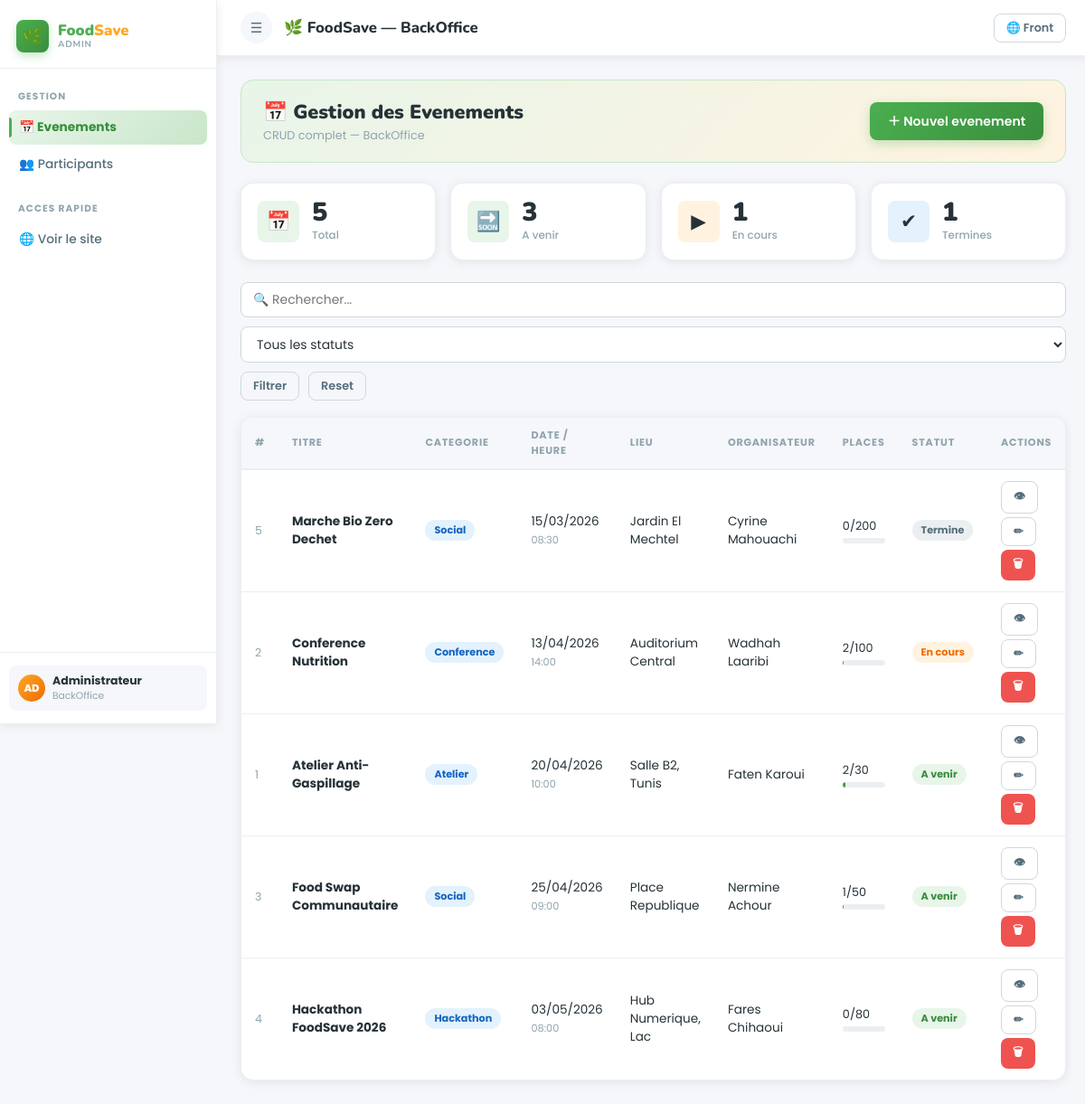
The app's page /app/views/back/evenements.php with its own data.
### tables this page shows
CREATE TABLE evenements (
    id           INT AUTO_INCREMENT PRIMARY KEY,
    titre        VARCHAR(150) NOT NULL,
    categorie    VARCHAR(80)  NOT NULL,
    statut       ENUM('upcoming','ongoing','past') NOT NULL DEFAULT 'upcoming',
    date_event   DATE         NOT NULL,
    heure        TIME         NOT NULL,
    lieu         VARCHAR(200) NOT NULL,
    organisateur VARCHAR(100) NOT NULL,
    capacite     INT          NOT NULL DEFAULT 50,
    description  TEXT,
    created_at   DATETIME     DEFAULT CURRENT_TIMESTAMP
);

### config/database.php (called while the page is built, shortened)
<?php
class Database {
    private static $instance = null;
    public static function getConnection() {
        if (self::$instance === null) {
            $dsn = 'mysql:host='.DB_HOST.';dbname='.DB_NAME.';charset='.DB_CHARSET;
            try {
                self::$instance = new PDO($dsn, DB_USER, DB_PASS, [
                    PDO::ATTR_ERRMODE            => PDO::ERRMODE_EXCEPTION,
                    PDO::ATTR_DEFAULT_FETCH_MODE => PDO::FETCH_ASSOC,
                    PDO::ATTR_EMULATE_PREPARES   => false,
                ]);
            } catch (PDOException $e) {
                die('<div style="padding:30px;font-family:sans-serif;background:#ffebee;color:#c62828;border-left:5px solid #ef5350;border-radius:8px;margin:20px">
                    <strong>Erreur PDO :</strong> '.htmlspecialchars($e->getMessage()).'<br>
                    <small>Verifiez config/database.php</small></div>');
            }
        }
        return self::$instance;
    }
}

### app/models/EvenementModel.php (called while the page is built, shortened)
<?php
require_once __DIR__ . '/../../config/database.php';
class EvenementModel {
    private $db;
    public function __construct() {
        $this->db = Database::getConnection();
    }
    public function findAll() {
        $stmt = $this->db->query("SELECT * FROM evenements ORDER BY date_event ASC");
        return $stmt->fetchAll();
    }
    public function getStats() {
        $row = $this->db->query(
            "SELECT COUNT(*) AS total,
             SUM(statut='upcoming') AS upcoming,
             SUM(statut='ongoing')  AS ongoing,
             SUM(statut='past')     AS past,
             COALESCE(SUM(capacite),0) AS total_cap
             FROM evenements"
        )->fetch();
        return [
            'total'    => (int)$row['total'],
            'upcoming' => (int)$row['upcoming'],
            'ongoing'  => (int)$row['ongoing'],
            'past'     => (int)$row['past'],
            'total_cap'=> (int)$row['total_cap'],
        ];
    }
}

### app/views/back/evenements.php (the view, shortened to what this page needs)
<?php
require_once __DIR__ . '/../../../config/database.php';
require_once __DIR__ . '/../../models/EvenementModel.php';
$model  = new EvenementModel();
$search = trim($_GET['search'] ?? '');
$statut = $_GET['statut'] ?? '';
if ($search !== '') {
    $rows = $model->search($search);
} elseif ($statut !== '') {
    $rows = $model->findByStatut($statut);
} else {
    $rows = $model->findAll();
}
$stats      = $model->getStats();
$slabels    = ['upcoming'=>'A venir','ongoing'=>'En cours','past'=>'Termine'];
$sbadge     = ['upcoming'=>'b-green','ongoing'=>'b-orange','past'=>'b-gray'];
$currentUrl = basename($_SERVER['PHP_SELF']);
?>
<!DOCTYPE html>
<html lang="fr">
<head>
<link rel="stylesheet" href="../../../public/css/style.css">
</head>
<body class="back-wrap">
<aside class="sidebar" id="sb">
  <div class="sb-brand">
    <div class="sb-icon">🌿</div>
    <div class="sb-name"><span>Food</span><em>Save</em><small>Admin</small></div>
  </div>
  <nav class="sb-nav">
    <div class="nav-lbl">Gestion</div>
    <a href="evenements.php" class="nav-a <?= $currentUrl==='evenements.php'?'active':'' ?>">📅 Evenements</a>
    <a href="participants.php" class="nav-a <?= $currentUrl==='participants.php'?'active':'' ?>">👥 Participants</a>
    <div class="nav-lbl" style="margin-top:10px">Acces rapide</div>
    <a href="../front/accueil.php" class="nav-a">🌐 Voir le site</a>
  </nav>
  <div class="sb-footer">
    <div class="user-card">
      <div class="u-av">AD</div>
      <div><div class="u-name">Administrateur</div><div class="u-role">BackOffice</div></div>
    </div>
  </div>
</aside>
<div class="main-wrap">
  <header class="topbar">
    <button class="ic-btn" onclick="document.getElementById('sb').classList.toggle('open')">☰</button>
    <div class="tb-title">🌿 FoodSave — BackOffice</div>
    <a href="../front/accueil.php" class="btn btn-outline btn-sm">🌐 Front</a>
  </header>
  <div class="content">
    <div class="page-strip">
      <div><div class="pg-title">📅 Gestion des Evenements</div><div class="pg-sub">CRUD complet — BackOffice</div></div>
      <a href="ev_form.php" class="btn btn-primary">＋ Nouvel evenement</a>
    </div>
    <div class="stats-grid">
      <div class="stat-card"><div class="stat-icon si-green">📅</div><div><div class="stat-value"><?= $stats['total'] ?></div><div class="stat-label">Total</div></div></div>
      <div class="stat-card"><div class="stat-icon si-green">🔜</div><div><div class="stat-value"><?= $stats['upcoming'] ?></div><div class="stat-label">A venir</div></div></div>
      <div class="stat-card"><div class="stat-icon si-orange">▶</div><div><div class="stat-value"><?= $stats['ongoing'] ?></div><div class="stat-label">En cours</div></div></div>
      <div class="stat-card"><div class="stat-icon si-blue">✔</div><div><div class="stat-value"><?= $stats['past'] ?></div><div class="stat-label">Termines</div></div></div>
    </div>
    <div class="filter-bar">
      <form method="GET" style="display:flex;gap:10px;flex-wrap:wrap;flex:1">
        <input class="s-input" type="text" name="search" placeholder="🔍 Rechercher..." value="<?= htmlspecialchars($search) ?>">
        <select name="statut">
          <option value="">Tous les statuts</option>
        </select>
        <button type="submit" class="btn btn-outline btn-sm">Filtrer</button>
        <a href="evenements.php" class="btn btn-outline btn-sm">Reset</a>
      </form>
    </div>
    <div class="card">
      <div class="card-body" style="padding:0">
        <div class="table-wrap">
          <table>
            <thead>
              <tr><th>#</th><th>Titre</th><th>Categorie</th><th>Date / Heure</th><th>Lieu</th><th>Organisateur</th><th>Places</th><th>Statut</th><th>Actions</th></tr>
            </thead>
            <tbody>
            <?php if (empty($rows)): ?>
              <tr><td colspan="9"><div class="empty"><div class="empty-ic">📅</div><div class="empty-tt">Aucun evenement</div></div></td></tr>
            <?php else: ?>
              <?php foreach ($rows as $r): ?>
              <tr>
                <td style="color:var(--g500);font-size:.78rem"><?= $r['id'] ?></td>
                <td><strong><?= htmlspecialchars($r['titre']) ?></strong></td>
                <td><span class="badge b-blue"><?= htmlspecialchars($r['categorie']) ?></span></td>
                <td><?= date('d/m/Y',strtotime($r['date_event'])) ?><br><small style="color:var(--g500)"><?= substr($r['heure'],0,5) ?></small></td>
                <td><?= htmlspecialchars($r['lieu']) ?></td>
                <td><?= htmlspecialchars($r['organisateur']) ?></td>
                <td>
                  <span style="font-size:.8rem"><?= $r['nb_p'] ?>/<?= $r['capacite'] ?></span>
                  <div class="progress-bar" style="margin-top:3px">
                    <div class="progress-fill" style="width:<?= $r['capacite']>0?min(100,round($r['nb_p']/$r['capacite']*100)):0 ?>%"></div>
                  </div>
                </td>
                <td><span class="badge <?= $sbadge[$r['statut']]??'b-gray' ?>"><?= $slabels[$r['statut']]??$r['statut'] ?></span></td>
                <td>
                  <div style="display:flex;gap:4px;flex-wrap:wrap">
                    <a href="ev_show.php?id=<?= $r['id'] ?>" class="btn btn-outline btn-sm" title="Voir">👁</a>
                    <a href="ev_form.php?id=<?= $r['id'] ?>" class="btn btn-outline btn-sm" title="Modifier">✏</a>
                    <form method="POST" style="display:inline" onsubmit="return confirmDel('Supprimer cet evenement ?')">
                      <button type="submit" class="btn btn-danger btn-sm">🗑</button>
                    </form>
                  </div>
                </td>
              </tr>
              <?php endforeach; ?>
            <?php endif; ?>
            </tbody>
          </table>
        </div>
      </div>
    </div>
  </div>
</div>
</body>
</html>

### records on screen
evenements: id "5", titre "Marche Bio Zero Dechet", categorie "Social", date_event "15/03/2026", heure "08:30", lieu "Jardin El Mechtel", organisateur "Cyrine Mahouachi", nb_p "0", capacite "200", statut "Termine"
evenements: id "2", titre "Conference Nutrition", categorie "Conference", date_event "13/04/2026", heure "14:00", lieu "Auditorium Central", organisateur "Wadhah Laaribi", capacite "100", statut "En cours"
evenements: id "1", titre "Atelier Anti-Gaspillage", categorie "Atelier", date_event "20/04/2026", heure "10:00", lieu "Salle B2, Tunis", organisateur "Faten Karoui", nb_p "2", capacite "30", statut "A venir"
evenements: id "3", titre "Food Swap Communautaire", categorie "Social", date_event "25/04/2026", heure "09:00", lieu "Place Republique", organisateur "Nermine Achour", nb_p "1", capacite "50", statut "A venir"
evenements: id "4", titre "Hackathon FoodSave 2026", categorie "Hackathon", date_event "03/05/2026", heure "08:00", lieu "Hub Numerique, Lac", organisateur "Fares Chihaoui", nb_p "0", capacite "80", statut "A venir"

### other values on screen
$stats['total'] "5"
$stats['upcoming'] "3"
$stats['ongoing'] "1"
$stats['past'] "1"
